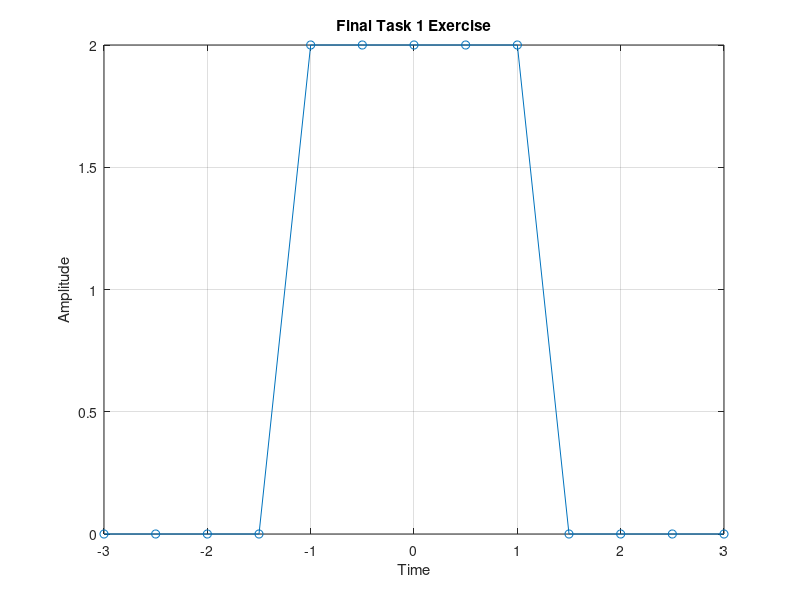
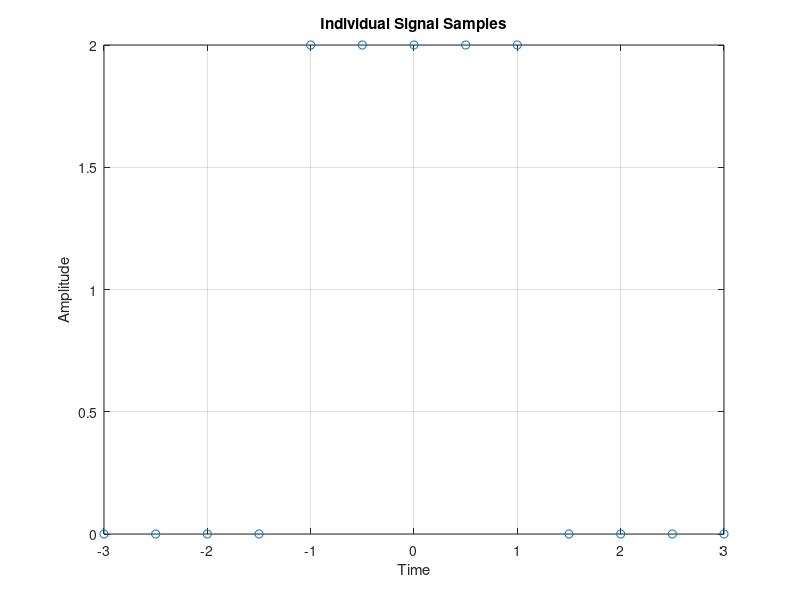

Write the MATLAB code that produced these figures, in order.
clear
clc
close all
t=-3:0.5:3;
x=zeros(1,length(t));
for k=1:length(t)
    if t(k)<-1
        x(k)=0;
    elseif t(k)<=1
        x(k)=2;
    else
        x(k)=0;
    end
end

disp(t)
disp(x)

figure
plot(t,x,'o-')
grid on
xlabel('Time')
ylabel('Amplitude')
title('Final Task 1 Exercise')

figure
plot(t,x,'o')
grid on
xlabel('Time')
ylabel('Amplitude')
title('Individual Signal Samples')

length(t)
disp(x(t==-2))
disp(x(t==-1))
disp(x(t==0))
disp(x(t==1))
disp(x(t==2))
